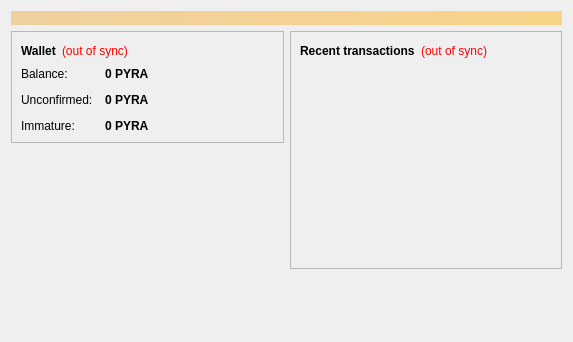
<?xml version="1.0" encoding="UTF-8"?>
<ui version="4.0">
 <class>OverviewPage</class>
 <widget class="QWidget" name="OverviewPage">
  <property name="geometry">
   <rect>
    <x>0</x>
    <y>0</y>
    <width>573</width>
    <height>342</height>
   </rect>
  </property>
  <property name="windowTitle">
   <string>Form</string>
  </property>
  <layout class="QVBoxLayout" name="topLayout">
   <item>
    <widget class="QLabel" name="labelAlerts">
     <property name="visible">
      <bool>false</bool>
     </property>
     <property name="styleSheet">
      <string notr="true">background-color: qlineargradient(x1: 0, y1: 0, x2: 1, y2: 0, stop:0 #F0D0A0, stop:1 #F8D488); color:#000000;</string>
     </property>
     <property name="wordWrap">
      <bool>true</bool>
     </property>
     <property name="margin">
      <number>3</number>
     </property>
    </widget>
   </item>
   <item>
    <layout class="QHBoxLayout" name="horizontalLayout" stretch="1,1">
     <item>
      <layout class="QVBoxLayout" name="verticalLayout_2">
       <item>
        <widget class="QFrame" name="frame">
         <property name="frameShape">
          <enum>QFrame::StyledPanel</enum>
         </property>
         <property name="frameShadow">
          <enum>QFrame::Raised</enum>
         </property>
         <layout class="QVBoxLayout" name="verticalLayout_4">
          <item>
           <layout class="QHBoxLayout" name="horizontalLayout_4">
            <item>
             <widget class="QLabel" name="label_5">
              <property name="font">
               <font>
                <weight>75</weight>
                <bold>true</bold>
               </font>
              </property>
              <property name="text">
               <string>Wallet</string>
              </property>
             </widget>
            </item>
            <item>
             <widget class="QLabel" name="labelWalletStatus">
              <property name="toolTip">
               <string>The displayed information may be out of date. Your wallet automatically synchronizes with the PyramidsCoin network after a connection is established, but this process has not completed yet.</string>
              </property>
              <property name="styleSheet">
               <string notr="true">QLabel { color: red; }</string>
              </property>
              <property name="text">
               <string notr="true">(out of sync)</string>
              </property>
              <property name="alignment">
               <set>Qt::AlignLeading|Qt::AlignLeft|Qt::AlignVCenter</set>
              </property>
             </widget>
            </item>
            <item>
             <spacer name="horizontalSpacer_2">
              <property name="orientation">
               <enum>Qt::Horizontal</enum>
              </property>
              <property name="sizeHint" stdset="0">
               <size>
                <width>40</width>
                <height>20</height>
               </size>
              </property>
             </spacer>
            </item>
           </layout>
          </item>
          <item>
           <layout class="QFormLayout" name="formLayout_2">
            <property name="fieldGrowthPolicy">
             <enum>QFormLayout::AllNonFixedFieldsGrow</enum>
            </property>
            <property name="horizontalSpacing">
             <number>12</number>
            </property>
            <property name="verticalSpacing">
             <number>12</number>
            </property>
            <item row="0" column="0">
             <widget class="QLabel" name="label">
              <property name="text">
               <string>Balance:</string>
              </property>
             </widget>
            </item>
            <item row="0" column="1">
             <widget class="QLabel" name="labelBalance">
              <property name="font">
               <font>
                <weight>75</weight>
                <bold>true</bold>
               </font>
              </property>
              <property name="cursor">
               <cursorShape>IBeamCursor</cursorShape>
              </property>
              <property name="toolTip">
               <string>Your current balance</string>
              </property>
              <property name="text">
               <string notr="true">0 PYRA</string>
              </property>
              <property name="textInteractionFlags">
               <set>Qt::LinksAccessibleByMouse|Qt::TextSelectableByKeyboard|Qt::TextSelectableByMouse</set>
              </property>
             </widget>
            </item>
            <item row="1" column="0">
             <widget class="QLabel" name="label_3">
              <property name="text">
               <string>Unconfirmed:</string>
              </property>
             </widget>
            </item>
            <item row="1" column="1">
             <widget class="QLabel" name="labelUnconfirmed">
              <property name="font">
               <font>
                <weight>75</weight>
                <bold>true</bold>
               </font>
              </property>
              <property name="cursor">
               <cursorShape>IBeamCursor</cursorShape>
              </property>
              <property name="toolTip">
               <string>Total of transactions that have yet to be confirmed, and do not yet count toward the current balance</string>
              </property>
              <property name="text">
               <string notr="true">0 PYRA</string>
              </property>
              <property name="textInteractionFlags">
               <set>Qt::LinksAccessibleByMouse|Qt::TextSelectableByKeyboard|Qt::TextSelectableByMouse</set>
              </property>
             </widget>
            </item>
            <item row="2" column="0">
             <widget class="QLabel" name="labelImmatureText">
              <property name="text">
               <string>Immature:</string>
              </property>
             </widget>
            </item>
            <item row="2" column="1">
             <widget class="QLabel" name="labelImmature">
              <property name="font">
               <font>
                <weight>75</weight>
                <bold>true</bold>
               </font>
              </property>
              <property name="toolTip">
               <string>Mined balance that has not yet matured</string>
              </property>
              <property name="text">
               <string notr="true">0 PYRA</string>
              </property>
              <property name="textInteractionFlags">
               <set>Qt::LinksAccessibleByMouse|Qt::TextSelectableByKeyboard|Qt::TextSelectableByMouse</set>
              </property>
             </widget>
            </item>
           </layout>
          </item>
         </layout>
        </widget>
       </item>
       <item>
        <spacer name="verticalSpacer">
         <property name="orientation">
          <enum>Qt::Vertical</enum>
         </property>
         <property name="sizeHint" stdset="0">
          <size>
           <width>20</width>
           <height>40</height>
          </size>
         </property>
        </spacer>
       </item>
      </layout>
     </item>
     <item>
      <layout class="QVBoxLayout" name="verticalLayout_3">
       <item>
        <widget class="QFrame" name="frame_2">
         <property name="frameShape">
          <enum>QFrame::StyledPanel</enum>
         </property>
         <property name="frameShadow">
          <enum>QFrame::Raised</enum>
         </property>
         <layout class="QVBoxLayout" name="verticalLayout">
          <item>
           <layout class="QHBoxLayout" name="horizontalLayout_2">
            <item>
             <widget class="QLabel" name="label_4">
              <property name="text">
               <string>&lt;b&gt;Recent transactions&lt;/b&gt;</string>
              </property>
             </widget>
            </item>
            <item>
             <widget class="QLabel" name="labelTransactionsStatus">
              <property name="toolTip">
               <string>The displayed information may be out of date. Your wallet automatically synchronizes with the PyramidsCoin network after a connection is established, but this process has not completed yet.</string>
              </property>
              <property name="styleSheet">
               <string notr="true">QLabel { color: red; }</string>
              </property>
              <property name="text">
               <string notr="true">(out of sync)</string>
              </property>
              <property name="alignment">
               <set>Qt::AlignRight|Qt::AlignTrailing|Qt::AlignVCenter</set>
              </property>
             </widget>
            </item>
            <item>
             <spacer name="horizontalSpacer">
              <property name="orientation">
               <enum>Qt::Horizontal</enum>
              </property>
              <property name="sizeHint" stdset="0">
               <size>
                <width>40</width>
                <height>20</height>
               </size>
              </property>
             </spacer>
            </item>
           </layout>
          </item>
          <item>
           <widget class="QListView" name="listTransactions">
            <property name="styleSheet">
             <string notr="true">QListView { background: transparent; }</string>
            </property>
            <property name="frameShape">
             <enum>QFrame::NoFrame</enum>
            </property>
            <property name="verticalScrollBarPolicy">
             <enum>Qt::ScrollBarAlwaysOff</enum>
            </property>
            <property name="horizontalScrollBarPolicy">
             <enum>Qt::ScrollBarAlwaysOff</enum>
            </property>
            <property name="selectionMode">
             <enum>QAbstractItemView::NoSelection</enum>
            </property>
           </widget>
          </item>
         </layout>
        </widget>
       </item>
       <item>
        <spacer name="verticalSpacer_2">
         <property name="orientation">
          <enum>Qt::Vertical</enum>
         </property>
         <property name="sizeHint" stdset="0">
          <size>
           <width>20</width>
           <height>40</height>
          </size>
         </property>
        </spacer>
       </item>
      </layout>
     </item>
    </layout>
   </item>
  </layout>
 </widget>
 <resources/>
 <connections/>
</ui>
